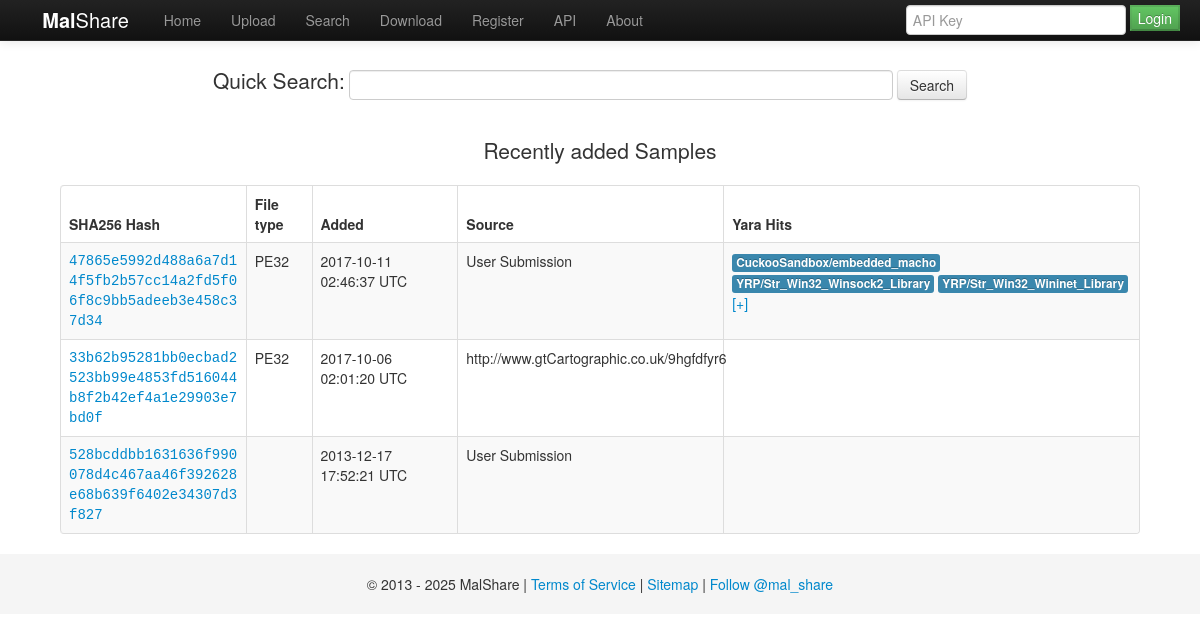
The page / on the database its author committed.
### tables this page shows
CREATE TABLE `tbl_samples` (
  `id` int(10) unsigned NOT NULL AUTO_INCREMENT,
  `md5` varchar(32) NOT NULL,
  `sha1` varchar(42) NOT NULL,
  `sha256` varchar(66) NOT NULL,
  `ssdeep` text,
  `added` int(15) NOT NULL,
  `ftype` varchar(32) NOT NULL,
  `counter` int(12) NOT NULL,
  `path` text,
  `processed` tinyint(20) NOT NULL DEFAULT '0',
  `yara` json DEFAULT NULL,
  `pending` tinyint(2) DEFAULT NULL,
  `subType` int(5) DEFAULT NULL,
  `filenames` text,
  `parent_id` int(10) DEFAULT NULL,
  PRIMARY KEY (`id`),
  KEY `added` (`added`),
  KEY `sample_id` (`md5`,`sha1`,`sha256`),
  KEY `idx_tbl_samples_pending` (`pending`),
  KEY `idx_tbl_samples_parent_id` (`parent_id`) USING BTREE,
  KEY `idx_tbl_samples_ftype` (`ftype`)
);

CREATE TABLE `tbl_sample_sources` (
  `id` int unsigned NOT NULL,
  `source` text,
  `added` int DEFAULT NULL,
  `sample_partner_submission` int DEFAULT NULL,
  `baseid` int NOT NULL AUTO_INCREMENT,
  PRIMARY KEY (`baseid`),
  KEY `id` (`id`),
  KEY `sample_source` (`source`(128)),
  KEY `idx_tbl_sample_sourced_added` (`added`),
  KEY `sample_partner_submission` (`sample_partner_submission`),
  CONSTRAINT `tbl_sample_sources_ibfk_1` FOREIGN KEY (`id`) REFERENCES `tbl_samples` (`id`),
  CONSTRAINT `tbl_sample_sources_ibfk_2` FOREIGN KEY (`sample_partner_submission`) REFERENCES `tbl_sample_partners` (`id`)
);

### html/server_includes.php (the view, shortened to what this page needs)
<?php
class ServerObject
{
    public $sql;
    public $vars_table_samples;
    public $vars_table_sources;
    public $vars_table_sample_partners;
    function __construct()
    {
        if (defined('DB_CA_PATH')) {
            $this->sql = mysqli_init();
            $this->sql->options(MYSQLI_OPT_SSL_VERIFY_SERVER_CERT, true);
            $this->sql->ssl_set(null, null, DB_CA_PATH, null, null);
            $this->sql->real_connect(DB_HOST, DB_USER, DB_PASS, DB_DATABASE, DB_PORT);
        } else {
            $this->sql = new mysqli(DB_HOST, DB_USER, DB_PASS, DB_DATABASE);
        }
        $this->vars_table_samples = SAMPLES_TABLE;
        $this->vars_table_sources = SAMPLE_SOURCES_TABLE;
        $this->vars_table_sample_partners = SAMPLE_PARTNER_TABLE;
    }
    public function get_recent()
    {
        $table = $this->vars_table_samples;
        $table_sources = $this->vars_table_sources;
        $table_sample_partners = $this->vars_table_sample_partners;;
        $res = $this->sql->query(
            "SELECT id from $table WHERE ( ( pending != 1 or pending is NULL ) AND ftype != 'html' ) ORDER by added DESC limit 10"
        );
        $output = '<table class="table table-bordered table-striped" style="table-layout: fixed;">
        <thead>  <tr>
        <th style="width: 17%;">SHA256 Hash</th>
        <th style="width: 5%">File type</th>
        <th style="width: 13%">Added</th>
        <th style="width: 25%">Source</th>
        <th style="width: 40%">Yara Hits</th>
        </tr>  </thead>  <tbody>';
        while ($s_row = $res->fetch_object()) {
            $tQuery = "
                SELECT
                       $table.sha256 AS sha256,
                       $table.added AS added,
                       $table.ftype AS ftype,
                       $table.yara AS yara,
                       $table_sources.source AS source,
                       $table_sample_partners.display_name AS source_display_name
                FROM $table
                    LEFT JOIN $table_sources ON $table.id = $table_sources.id
                    LEFT JOIN $table_sample_partners ON $table_sources.sample_partner_submission = $table_sample_partners.id
                WHERE $table.id=" . $s_row->id;
            $r_res = $this->sql->query($tQuery);
            $sample_row = $r_res->fetch_object();
            $yhits = "";
            $jhits = json_decode($sample_row->yara);
            $counter = 0;
            $extend = 0;
            if (is_array($jhits->yara) || is_object($jhits->yara)) {
                foreach ($jhits->yara as $yh) {
                    $counter += 1;
                    if ($counter > 3 && $extend == 0) {
                        $yhits .= '<a id="c_yara_' . $sample_row->sha256 . '" class="none" href="#" onclick="document.getElementById(\'yara_' . $sample_row->sha256 . '\').style= \'block\'; document.getElementById(\'c_yara_' . $sample_row->sha256 . '\').className = \'hidden\';">[+]</a>';
                        $yhits .= '<div id="yara_' . $sample_row->sha256 . '" style="display: none;">';
                        $extend = 1;
                    }
                    $yhits .= '<a href="search.php?query=' . $yh . '"><span class="label label-info">' . $yh . '</span></a>  ';
                }
                if ($counter > 3) {
                    $yhits .= "</div>";
                }
            }
            $output .= '<tr>
                    <td class="hash_font"><div style = "word-wrap: break-word"><a href="sample.php?action=detail&hash=' . $sample_row->sha256 . '">' . $sample_row->sha256 . '</a></div></td>
                    <td>' . $sample_row->ftype . '</td>
                    <td>' . date("Y-m-d H:i:s", $sample_row->added) . ' UTC</td>';
            $output .= '<td class="word-wrap: wrap-word">' . $this->sourceForDisplay($sample_row) . '</td> ';
            $output .= '<td>' . $yhits . '</td></tr>';
        }
        $output .= '</tbody></table>';
        return $output;
    }
    public function sourceForDisplay($row, $separator = ' | ')
    {
        if ($row->source) {
            if ($row->source_display_name) {
                return $row->source . $separator . $row->source_display_name;
            } else {
                return $row->source;
            }
        } else {
            if (isset($row->source_display_name) && $row->source_display_name) {
                return $row->source_display_name;
            } else {
                return 'User Submission';
            }
        }
    }
}

### html/index.php
<!DOCTYPE html>
<html lang="en">
	<head>
        <?php include('header.php'); ?>
	</head>
	<body>
        <?php include('nav.php') ?>
	<div class="container" style="width:90%">
		<div class="container-fluid center text-center">
			<div class="row">
			<form method=get action=search.php id="search_form" class="form-search" onsubmit="ShowLoading()">
				<label class="lead" for="inputSearch">Quick Search: </label>
				<input type="text" name=query id='inputSearch' class="input-xxlarge">
				<button type="submit" class="btn">Search</button>
			</form>
			</div>
		</div>
		<p class="lead text-center">Recently added Samples</p>
			<?php
				include("server_includes.php");
				$share = new ServerObject();
				echo $share->get_recent();
			?>
	</div>
	<?php include_once('footer.php'); ?>
	</body>
</html>

### html/header.php (shortened to what this page needs)
<link href="./css/malshare.css" rel="stylesheet">
<link href="./css/bootstrap.css" rel="stylesheet">
<link href="./css/sticky-footer-navbar.css" rel="stylesheet">
<link href="./css/popup.css" rel="stylesheet">

### html/nav.php (shortened to what this page needs)
<div class="navbar navbar-inverse navbar-fixed-top">
	<div class="navbar-inner">
		<div class="container-fluid">
			<a class="brand" href="/" name="top">&nbsp;&nbsp;&nbsp;&nbsp;<b>Mal</b>Share</a>
			<div class="nav-collapse collapse">
				<ul class="nav">
<li <?php if (stripos($_SERVER['REQUEST_URI'],'index.php') !== false) {echo 'class="active"';} ?>>
    <a href="index.php">Home</a></li>
<li <?php if (stripos($_SERVER['REQUEST_URI'],'upload.php') !== false) {echo 'class="active"';} ?>>
    <a href="upload.php">Upload</a></li>
<li <?php if (stripos($_SERVER['REQUEST_URI'],'search.php') !== false) {echo 'class="active"';} ?>>
    <a href="search.php">Search</a></li>
<li <?php if (stripos($_SERVER['REQUEST_URI'],'pull.php') !== false) {echo 'class="active"';} ?>>
    <a href="pull.php">Download</a></li>
<?php
	if (isset($_COOKIE['mapi_key']) == False or ($_COOKIE['mapi_key'] == '') ) {
		if (stripos($_SERVER['REQUEST_URI'],'register.php') !== false) {
			echo '<li class="active">';
		}
		else{
			echo "<li>";
		}
		echo '<a href="register.php">Register</a></li>';
	}
?>
<li <?php if (stripos($_SERVER['REQUEST_URI'],'doc.php') !== false) {echo 'class="active"';} ?>>
    <a href="doc.php">API</a></li>
<li <?php if (stripos($_SERVER['REQUEST_URI'],'about.php') !== false) {echo 'class="active"';} ?>>
    <a href="about.php">About</a></li>
                                </ul>
<?php
	if ( !isset($_COOKIE['mapi_key']) || ( $_COOKIE['mapi_key'] == '' )) { echo " <div class=\"nav pull-right\">
			          <form class=\"navbar-form navbar-right\" method=post action=\"auth.php\" >
				            <input class=\"form-control\" type=\"text\" placeholder=\"API Key\" aria-label=\"login\" name=api_key>
				            <button class=\"btnbtn-small  btn-success \" type=\"submit\">Login</button>
			          </form>
                                </div>
				";
	}
?>
                        </div>
                </div>
    </div>
</div>

### html/footer.php (shortened to what this page needs)
<div id="footer">
	<div class="container text-center">
		<p class="credit">	&copy; 2013 - <?php echo date("Y"); ?> MalShare  |
			<a href="tos.php"> Terms of Service </a> |
			<a href="sitemap.php"> Sitemap</a> |
			<a href="https://twitter.com/mal_share?ref_src=twsrc%5Etfw" class="twitter-follow-button" data-show-count="false">Follow @mal_share</a><script async src="//platform.twitter.com/widgets.js"></script>
		</p>
	</div>
</div>

### html/css/malshare.css (style rules this page uses)
body { padding-top: 65px; }

### html/css/sticky-footer-navbar.css (style rules this page uses)
html, body { height: 100%; }
#footer { height: 60px; background-color: #f5f5f5; }
.container .credit { margin: 20px 0; }
#footer > .container { padding-left: 15px; padding-right: 15px; }

### rows shown on the page
tbl_samples: sha256 "47865e5992d488a6a7d14f5fb2b57cc14a2fd5f06f8c9bb5adeeb3e458c37d34", ftype "PE32", added "2017-10-11 02:46:37"
tbl_samples: sha256 "33b62b95281bb0ecbad2523bb99e4853fd516044b8f2b42ef4a1e29903e7bd0f", ftype "PE32", added "2017-10-06 02:01:20"
tbl_sample_sources: source "http://www.gtCartographic.co.uk/9hgfdfyr6"
tbl_samples: sha256 "528bcddbb1631636f990078d4c467aa46f392628e68b639f6402e34307d3f827", added "2013-12-17 17:52:21"

### other values the page prints
$this->sourceForDisplay($sample_row) "User Submission User Submission"
$yh "CuckooSandbox/embedded_macho"
$yh "YRP/Str_Win32_Winsock2_Library"
$yh "YRP/Str_Win32_Wininet_Library"
